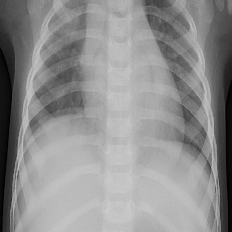
#> input picture Lab 02/Task1_Chest_Xray/data/sample_xray.png, 232 x 232 px
$ jupyter execute xray_enhancement.ipynb
#> lines starting #> are read from the running program, lines starting #| are printed output that depends on the picture; after the words box and inside, x2 and y2 are one past the last pixel; in counts of white or black regions, pixels touching at a corner belong together
# Task 1: Diagnostic Enhancement of Chest X-Rays

**Scenario:** Raw chest X-rays acquired for a pneumonia-detection pipeline are severely underexposed, hiding lung cavities and fluid build-up. This notebook mathematically enhances a single-channel X-ray matrix so structures become visible before the image reaches a diagnostic reviewer.

**Sample image:** `data/sample_xray.png` (one PNEUMONIA-class image from the COVID19+PNEUMONIA+NORMAL Chest X-Ray dataset). All paths below are relative.

[cell 1]
import cv2

import numpy as np

import matplotlib.pyplot as plt

import os


DATA_PATH = 'data/sample_xray.png'

OUTPUT_DIR = 'output'

os.makedirs(OUTPUT_DIR, exist_ok=True)

## 1. Load and Display

Load the sample X-ray strictly as a single-channel grayscale matrix.

[cell 2]
raw = cv2.imread(DATA_PATH, cv2.IMREAD_GRAYSCALE)
#> raw is the input picture: shape (232, 232); min 0, max 206, mean 142.3

assert raw is not None, f'Could not load {DATA_PATH}'

print('Shape:', raw.shape, '| dtype:', raw.dtype, '| min/max:', raw.min(), raw.max())
#| Shape: (232, 232) | dtype: uint8 | min/max: 0 206


plt.figure(figsize=(5, 5))

plt.imshow(raw, cmap='gray', vmin=0, vmax=255)

plt.title('Raw Chest X-Ray (as acquired)')

plt.axis('off')

plt.savefig(f'{OUTPUT_DIR}/01_raw.png', bbox_inches='tight')

plt.show()

## 2. Contrast Enhancement (Histogram Equalization)

Histogram equalization forcefully redistributes pixel intensities across the full 0-255 range, pulling structure out of the narrow intensity band an underexposed X-ray is compressed into.

[cell 3]
equalized = cv2.equalizeHist(raw)
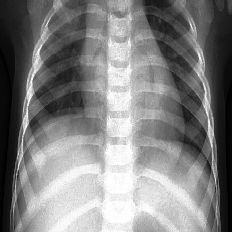
#> equalized: shape (232, 232); min 0, max 255, mean 128.5


fig, axes = plt.subplots(2, 2, figsize=(10, 10))

axes[0, 0].imshow(raw, cmap='gray', vmin=0, vmax=255)

axes[0, 0].set_title('Raw')

axes[0, 0].axis('off')


axes[0, 1].imshow(equalized, cmap='gray', vmin=0, vmax=255)

axes[0, 1].set_title('Histogram Equalized')

axes[0, 1].axis('off')


axes[1, 0].hist(raw.ravel(), bins=256, range=(0, 255), color='gray')

axes[1, 0].set_title('Raw Intensity Histogram')


axes[1, 1].hist(equalized.ravel(), bins=256, range=(0, 255), color='steelblue')

axes[1, 1].set_title('Equalized Intensity Histogram')


plt.tight_layout()

plt.savefig(f'{OUTPUT_DIR}/02_histogram_equalization.png', bbox_inches='tight')
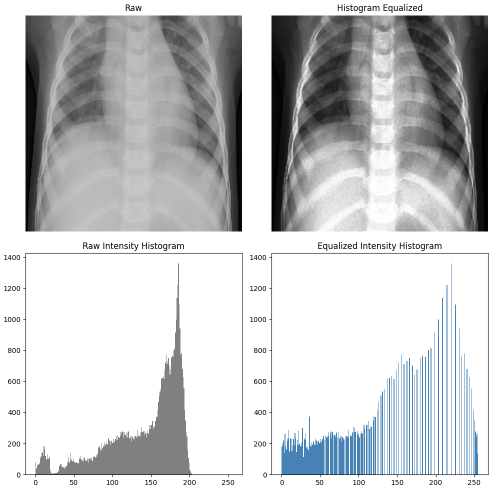
#> figure drawn by matplotlib, 4 panels; panel 3: tallest bar 1358 high, from x = 185.3 to 186.3; panel 4: tallest bar 1358 high, from x = 220.1 to 221.1

plt.show()

**Observation:** the raw histogram is crowded into a narrow dark band, so rib and lung-field boundaries are barely distinguishable. After equalization the histogram spreads across the full range and previously invisible structures (rib edges, lung field boundaries, mediastinum) become visible.

## 3. Color Mapping

Mapping equalized intensity to a false-color spectrum (`COLORMAP_JET`) helps the human eye separate subtle intensity differences that look identical in grayscale, such as faint fluid boundaries.

[cell 4]
heatmap = cv2.applyColorMap(equalized, cv2.COLORMAP_JET)
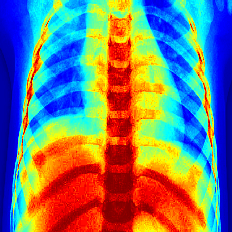
#> heatmap: shape (232, 232, 3); mean B, G, R 118.7, 125.4, 119.9

heatmap_rgb = cv2.cvtColor(heatmap, cv2.COLOR_BGR2RGB)


plt.figure(figsize=(5, 5))

plt.imshow(heatmap_rgb)

plt.title('JET Colormap of Equalized X-Ray')

plt.axis('off')

plt.savefig(f'{OUTPUT_DIR}/03_colormap_jet.png', bbox_inches='tight')

plt.show()

## 4. Color Balance

A gray-world white balance neutralizes artificial color casts: it rescales each BGR channel so the three channel means match, correcting any tint introduced by the colormap step.

[cell 5]
def gray_world_balance(bgr_image):

    b, g, r = cv2.split(bgr_image.astype(np.float64))
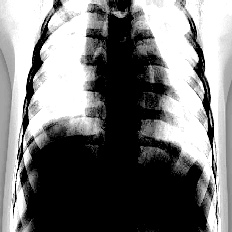
#> b: shape (232, 232) float64; min 0, max 255, mean 118.7
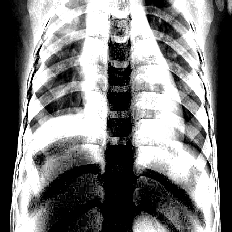
#> g: shape (232, 232) float64; min 0, max 255, mean 125.4
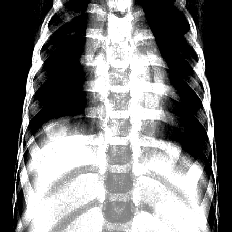
#> r: shape (232, 232) float64; min 0, max 255, mean 119.9

    gray_mean = (b.mean() + g.mean() + r.mean()) / 3.0
#> gray_mean = 121.3

    b = np.clip(b * (gray_mean / (b.mean() + 1e-6)), 0, 255)

    g = np.clip(g * (gray_mean / (g.mean() + 1e-6)), 0, 255)

    r = np.clip(r * (gray_mean / (r.mean() + 1e-6)), 0, 255)

    return cv2.merge([b, g, r]).astype(np.uint8)


balanced = gray_world_balance(heatmap)

balanced_rgb = cv2.cvtColor(balanced, cv2.COLOR_BGR2RGB)


fig, axes = plt.subplots(1, 2, figsize=(10, 5))

axes[0].imshow(heatmap_rgb)

axes[0].set_title('Before Color Balance')

axes[0].axis('off')

axes[1].imshow(balanced_rgb)

axes[1].set_title('After Gray-World Color Balance')

axes[1].axis('off')

plt.savefig(f'{OUTPUT_DIR}/04_color_balance.png', bbox_inches='tight')

plt.show()

## 5. Color Filtering (Thresholding)

Dense tissue (bone, dense fluid) reflects the highest intensities in the equalized matrix. We threshold at the 90th percentile of intensity, so only the densest ~10% of tissue survives the mask, then use that mask to isolate those regions in the colored heatmap.

[cell 6]
dense_tissue_cutoff = np.percentile(equalized, 90)
#> dense_tissue_cutoff = 231

_, dense_mask = cv2.threshold(equalized, dense_tissue_cutoff, 255, cv2.THRESH_BINARY)
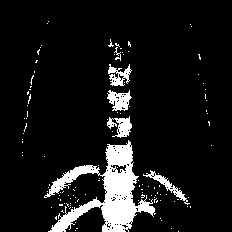
#> dense_mask: shape (232, 232); 9.5% white; 120 white regions (114 under 20 px), largest, box (x1, y1, x2, y2) and area: (44, 140, 156, 232) 3621, (107, 90, 132, 111) 320, (107, 116, 132, 138) 296, (143, 170, 190, 205) 276, (108, 64, 132, 86) 268, (114, 47, 121, 61) 34

masked_heatmap = cv2.bitwise_and(heatmap, heatmap, mask=dense_mask)
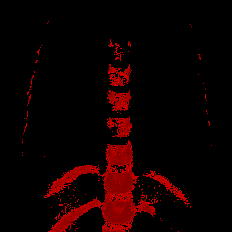
#> masked_heatmap: shape (232, 232, 3); mean B, G, R 0, 0, 16.2

masked_heatmap_rgb = cv2.cvtColor(masked_heatmap, cv2.COLOR_BGR2RGB)


fig, axes = plt.subplots(1, 2, figsize=(10, 5))

axes[0].imshow(dense_mask, cmap='gray')

axes[0].set_title(f'Dense-Tissue Mask (>{dense_tissue_cutoff:.0f})')

axes[0].axis('off')

axes[1].imshow(masked_heatmap_rgb)

axes[1].set_title('Densest Tissue Only')

axes[1].axis('off')

plt.savefig(f'{OUTPUT_DIR}/05_threshold_mask.png', bbox_inches='tight')

plt.show()

## 6. Logarithmic Transformation

Applied to the **raw** image, the log curve expands dark background regions logarithmically, revealing faint outer rib edges that a linear stretch would leave crushed near zero.

[cell 7]
def log_transform(image):

    image_f = image.astype(np.float64)

    c = 255.0 / np.log(1 + image_f.max())
#> c = 47.82

    result = c * np.log(1 + image_f)
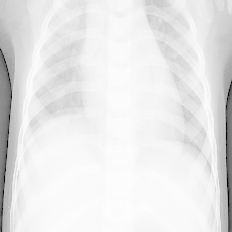
#> result: shape (232, 232) float64; min 0, max 255, mean 231.6

    return np.clip(result, 0, 255).astype(np.uint8)
#> returned value: shape (232, 232)


log_img = log_transform(raw)


fig, axes = plt.subplots(1, 2, figsize=(10, 5))

axes[0].imshow(raw, cmap='gray', vmin=0, vmax=255)

axes[0].set_title('Raw')

axes[0].axis('off')

axes[1].imshow(log_img, cmap='gray', vmin=0, vmax=255)

axes[1].set_title('Log Transformed')

axes[1].axis('off')

plt.savefig(f'{OUTPUT_DIR}/06_log_transform.png', bbox_inches='tight')

plt.show()

## 7. Power-Law (Gamma) Transformation

A fractional gamma (< 1.0) applied to the raw image brightens midtones non-linearly, softening the harsh bone contrast so soft lung tissue becomes easier to read without blowing out highlights.

[cell 8]
def gamma_transform(image, gamma=0.6):

#> called with gamma = 0.6
    normalized = image.astype(np.float64) / 255.0

    result = 255.0 * np.power(normalized, gamma)
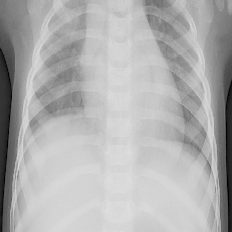
#> result: shape (232, 232) float64; min 0, max 224.4, mean 175.9

    return np.clip(result, 0, 255).astype(np.uint8)


gamma_img = gamma_transform(raw, gamma=0.6)


fig, axes = plt.subplots(1, 2, figsize=(10, 5))

axes[0].imshow(raw, cmap='gray', vmin=0, vmax=255)

axes[0].set_title('Raw')

axes[0].axis('off')

axes[1].imshow(gamma_img, cmap='gray', vmin=0, vmax=255)

axes[1].set_title('Gamma Corrected (\u03b3=0.6)')

axes[1].axis('off')

plt.savefig(f'{OUTPUT_DIR}/07_gamma_transform.png', bbox_inches='tight')

plt.show()
